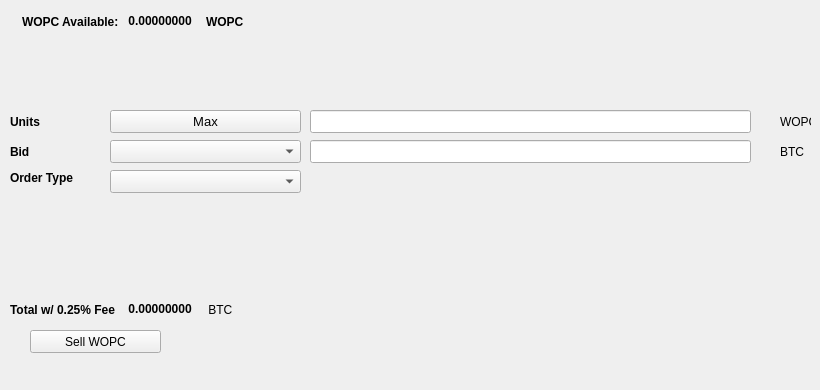
   <widget class="QWidget" name="SellTab">
    <attribute name="title">
     <string>Sell</string>
    </attribute>
    <widget class="QLabel" name="label_16">
     <property name="geometry">
      <rect>
       <x>780</x>
       <y>140</y>
       <width>31</width>
       <height>23</height>
      </rect>
     </property>
     <property name="text">
      <string>BTC</string>
     </property>
    </widget>
    <widget class="QComboBox" name="SellBidcomboBox">
     <property name="geometry">
      <rect>
       <x>110</x>
       <y>140</y>
       <width>191</width>
       <height>23</height>
      </rect>
     </property>
     <property name="font">
      <font>
       <pointsize>10</pointsize>
      </font>
     </property>
    </widget>
    <widget class="QLabel" name="label_18">
     <property name="geometry">
      <rect>
       <x>10</x>
       <y>110</y>
       <width>46</width>
       <height>23</height>
      </rect>
     </property>
     <property name="font">
      <font>
       <weight>75</weight>
       <bold>true</bold>
      </font>
     </property>
     <property name="text">
      <string>Units</string>
     </property>
    </widget>
    <widget class="QPushButton" name="Sell_Max_Amount">
     <property name="geometry">
      <rect>
       <x>110</x>
       <y>110</y>
       <width>191</width>
       <height>23</height>
      </rect>
     </property>
     <property name="font">
      <font>
       <pointsize>10</pointsize>
      </font>
     </property>
     <property name="text">
      <string>Max</string>
     </property>
    </widget>
    <widget class="QLabel" name="label_20">
     <property name="geometry">
      <rect>
       <x>10</x>
       <y>170</y>
       <width>91</width>
       <height>16</height>
      </rect>
     </property>
     <property name="font">
      <font>
       <weight>75</weight>
       <bold>true</bold>
      </font>
     </property>
     <property name="text">
      <string>Order Type</string>
     </property>
    </widget>
    <widget class="QComboBox" name="SellOrdertypeCombo">
     <property name="geometry">
      <rect>
       <x>110</x>
       <y>170</y>
       <width>191</width>
       <height>23</height>
      </rect>
     </property>
     <property name="font">
      <font>
       <pointsize>10</pointsize>
      </font>
     </property>
    </widget>
    <widget class="QLabel" name="label_21">
     <property name="geometry">
      <rect>
       <x>10</x>
       <y>140</y>
       <width>46</width>
       <height>23</height>
      </rect>
     </property>
     <property name="font">
      <font>
       <weight>75</weight>
       <bold>true</bold>
      </font>
     </property>
     <property name="text">
      <string>Bid</string>
     </property>
    </widget>
    <widget class="QLabel" name="label_22">
     <property name="geometry">
      <rect>
       <x>780</x>
       <y>110</y>
       <width>31</width>
       <height>23</height>
      </rect>
     </property>
     <property name="text">
      <string>WOPC</string>
     </property>
    </widget>
    <widget class="QLineEdit" name="UnitsInputWOPC">
     <property name="geometry">
      <rect>
       <x>310</x>
       <y>110</y>
       <width>441</width>
       <height>23</height>
      </rect>
     </property>
     <property name="font">
      <font>
       <pointsize>9</pointsize>
       <weight>75</weight>
       <bold>true</bold>
      </font>
     </property>
    </widget>
    <widget class="QLineEdit" name="SellBidPriceEdit">
     <property name="geometry">
      <rect>
       <x>310</x>
       <y>140</y>
       <width>441</width>
       <height>23</height>
      </rect>
     </property>
     <property name="font">
      <font>
       <pointsize>9</pointsize>
       <weight>75</weight>
       <bold>true</bold>
      </font>
     </property>
    </widget>
    <widget class="QPushButton" name="SellWOPCBTN">
     <property name="geometry">
      <rect>
       <x>30</x>
       <y>330</y>
       <width>131</width>
       <height>23</height>
      </rect>
     </property>
     <property name="text">
      <string>Sell WOPC</string>
     </property>
     <property name="icon">
      <iconset resource="../workplacecoin">
       <normaloff>:/icons/bitcoin</normaloff>:/icons/bitcoin</iconset>
     </property>
    </widget>
    <widget class="QWidget" name="layoutWidget3">
     <property name="geometry">
      <rect>
       <x>22</x>
       <y>12</y>
       <width>258</width>
       <height>19</height>
      </rect>
     </property>
     <layout class="QHBoxLayout" name="horizontalLayout">
      <item>
       <widget class="QLabel" name="label232_2">
        <property name="font">
         <font>
          <weight>75</weight>
          <bold>true</bold>
         </font>
        </property>
        <property name="text">
         <string>WOPC Available:</string>
        </property>
       </widget>
      </item>
      <item>
       <widget class="QLabel" name="WOPCAvailableLabel">
        <property name="palette">
         <palette>
          <active>
           <colorrole role="WindowText">
            <brush brushstyle="SolidPattern">
             <color alpha="255">
              <red>0</red>
              <green>0</green>
              <blue>0</blue>
             </color>
            </brush>
           </colorrole>
           <colorrole role="Button">
            <brush brushstyle="SolidPattern">
             <color alpha="255">
              <red>0</red>
              <green>170</green>
              <blue>0</blue>
             </color>
            </brush>
           </colorrole>
           <colorrole role="Light">
            <brush brushstyle="SolidPattern">
             <color alpha="255">
              <red>0</red>
              <green>255</green>
              <blue>0</blue>
             </color>
            </brush>
           </colorrole>
           <colorrole role="Midlight">
            <brush brushstyle="SolidPattern">
             <color alpha="255">
              <red>0</red>
              <green>212</green>
              <blue>0</blue>
             </color>
            </brush>
           </colorrole>
           <colorrole role="Dark">
            <brush brushstyle="SolidPattern">
             <color alpha="255">
              <red>0</red>
              <green>85</green>
              <blue>0</blue>
             </color>
            </brush>
           </colorrole>
           <colorrole role="Mid">
            <brush brushstyle="SolidPattern">
             <color alpha="255">
              <red>0</red>
              <green>113</green>
              <blue>0</blue>
             </color>
            </brush>
           </colorrole>
           <colorrole role="Text">
            <brush brushstyle="SolidPattern">
             <color alpha="255">
              <red>0</red>
              <green>170</green>
              <blue>0</blue>
             </color>
            </brush>
           </colorrole>
           <colorrole role="BrightText">
            <brush brushstyle="SolidPattern">
             <color alpha="255">
              <red>255</red>
              <green>255</green>
              <blue>255</blue>
             </color>
            </brush>
           </colorrole>
           <colorrole role="ButtonText">
            <brush brushstyle="SolidPattern">
             <color alpha="255">
              <red>0</red>
              <green>0</green>
              <blue>0</blue>
             </color>
            </brush>
           </colorrole>
           <colorrole role="Base">
            <brush brushstyle="SolidPattern">
             <color alpha="255">
              <red>255</red>
              <green>255</green>
              <blue>255</blue>
             </color>
            </brush>
           </colorrole>
           <colorrole role="Window">
            <brush brushstyle="SolidPattern">
             <color alpha="255">
              <red>0</red>
              <green>170</green>
              <blue>0</blue>
             </color>
            </brush>
           </colorrole>
           <colorrole role="Shadow">
            <brush brushstyle="SolidPattern">
             <color alpha="255">
              <red>0</red>
              <green>0</green>
              <blue>0</blue>
             </color>
            </brush>
           </colorrole>
           <colorrole role="AlternateBase">
            <brush brushstyle="SolidPattern">
             <color alpha="255">
              <red>127</red>
              <green>212</green>
              <blue>127</blue>
             </color>
            </brush>
           </colorrole>
           <colorrole role="ToolTipBase">
            <brush brushstyle="SolidPattern">
             <color alpha="255">
              <red>255</red>
              <green>255</green>
              <blue>220</blue>
             </color>
            </brush>
           </colorrole>
           <colorrole role="ToolTipText">
            <brush brushstyle="SolidPattern">
             <color alpha="255">
              <red>0</red>
              <green>0</green>
              <blue>0</blue>
             </color>
            </brush>
           </colorrole>
          </active>
          <inactive>
           <colorrole role="WindowText">
            <brush brushstyle="SolidPattern">
             <color alpha="255">
              <red>0</red>
              <green>0</green>
              <blue>0</blue>
             </color>
            </brush>
           </colorrole>
           <colorrole role="Button">
            <brush brushstyle="SolidPattern">
             <color alpha="255">
              <red>0</red>
              <green>170</green>
              <blue>0</blue>
             </color>
            </brush>
           </colorrole>
           <colorrole role="Light">
            <brush brushstyle="SolidPattern">
             <color alpha="255">
              <red>0</red>
              <green>255</green>
              <blue>0</blue>
             </color>
            </brush>
           </colorrole>
           <colorrole role="Midlight">
            <brush brushstyle="SolidPattern">
             <color alpha="255">
              <red>0</red>
              <green>212</green>
              <blue>0</blue>
             </color>
            </brush>
           </colorrole>
           <colorrole role="Dark">
            <brush brushstyle="SolidPattern">
             <color alpha="255">
              <red>0</red>
              <green>85</green>
              <blue>0</blue>
             </color>
            </brush>
           </colorrole>
           <colorrole role="Mid">
            <brush brushstyle="SolidPattern">
             <color alpha="255">
              <red>0</red>
              <green>113</green>
              <blue>0</blue>
             </color>
            </brush>
           </colorrole>
           <colorrole role="Text">
            <brush brushstyle="SolidPattern">
             <color alpha="255">
              <red>0</red>
              <green>170</green>
              <blue>0</blue>
             </color>
            </brush>
           </colorrole>
           <colorrole role="BrightText">
            <brush brushstyle="SolidPattern">
             <color alpha="255">
              <red>255</red>
              <green>255</green>
              <blue>255</blue>
             </color>
            </brush>
           </colorrole>
           <colorrole role="ButtonText">
            <brush brushstyle="SolidPattern">
             <color alpha="255">
              <red>0</red>
              <green>0</green>
              <blue>0</blue>
             </color>
            </brush>
           </colorrole>
           <colorrole role="Base">
            <brush brushstyle="SolidPattern">
             <color alpha="255">
              <red>255</red>
              <green>255</green>
              <blue>255</blue>
             </color>
            </brush>
           </colorrole>
           <colorrole role="Window">
            <brush brushstyle="SolidPattern">
             <color alpha="255">
              <red>0</red>
              <green>170</green>
              <blue>0</blue>
             </color>
            </brush>
           </colorrole>
           <colorrole role="Shadow">
            <brush brushstyle="SolidPattern">
             <color alpha="255">
              <red>0</red>
              <green>0</green>
              <blue>0</blue>
             </color>
            </brush>
           </colorrole>
           <colorrole role="AlternateBase">
            <brush brushstyle="SolidPattern">
             <color alpha="255">
              <red>127</red>
              <green>212</green>
              <blue>127</blue>
             </color>
            </brush>
           </colorrole>
           <colorrole role="ToolTipBase">
            <brush brushstyle="SolidPattern">
             <color alpha="255">
              <red>255</red>
              <green>255</green>
              <blue>220</blue>
             </color>
            </brush>
           </colorrole>
           <colorrole role="ToolTipText">
            <brush brushstyle="SolidPattern">
             <color alpha="255">
              <red>0</red>
              <green>0</green>
              <blue>0</blue>
             </color>
            </brush>
           </colorrole>
          </inactive>
          <disabled>
           <colorrole role="WindowText">
            <brush brushstyle="SolidPattern">
             <color alpha="255">
              <red>0</red>
              <green>85</green>
              <blue>0</blue>
             </color>
            </brush>
           </colorrole>
           <colorrole role="Button">
            <brush brushstyle="SolidPattern">
             <color alpha="255">
              <red>0</red>
              <green>170</green>
              <blue>0</blue>
             </color>
            </brush>
           </colorrole>
           <colorrole role="Light">
            <brush brushstyle="SolidPattern">
             <color alpha="255">
              <red>0</red>
              <green>255</green>
              <blue>0</blue>
             </color>
            </brush>
           </colorrole>
           <colorrole role="Midlight">
            <brush brushstyle="SolidPattern">
             <color alpha="255">
              <red>0</red>
              <green>212</green>
              <blue>0</blue>
             </color>
            </brush>
           </colorrole>
           <colorrole role="Dark">
            <brush brushstyle="SolidPattern">
             <color alpha="255">
              <red>0</red>
              <green>85</green>
              <blue>0</blue>
             </color>
            </brush>
           </colorrole>
           <colorrole role="Mid">
            <brush brushstyle="SolidPattern">
             <color alpha="255">
              <red>0</red>
              <green>113</green>
              <blue>0</blue>
             </color>
            </brush>
           </colorrole>
           <colorrole role="Text">
            <brush brushstyle="SolidPattern">
             <color alpha="255">
              <red>0</red>
              <green>85</green>
              <blue>0</blue>
             </color>
            </brush>
           </colorrole>
           <colorrole role="BrightText">
            <brush brushstyle="SolidPattern">
             <color alpha="255">
              <red>255</red>
              <green>255</green>
              <blue>255</blue>
             </color>
            </brush>
           </colorrole>
           <colorrole role="ButtonText">
            <brush brushstyle="SolidPattern">
             <color alpha="255">
              <red>0</red>
              <green>85</green>
              <blue>0</blue>
             </color>
            </brush>
           </colorrole>
           <colorrole role="Base">
            <brush brushstyle="SolidPattern">
             <color alpha="255">
              <red>0</red>
              <green>170</green>
              <blue>0</blue>
             </color>
            </brush>
           </colorrole>
           <colorrole role="Window">
            <brush brushstyle="SolidPattern">
             <color alpha="255">
              <red>0</red>
              <green>170</green>
              <blue>0</blue>
             </color>
            </brush>
           </colorrole>
           <colorrole role="Shadow">
            <brush brushstyle="SolidPattern">
             <color alpha="255">
              <red>0</red>
              <green>0</green>
              <blue>0</blue>
             </color>
            </brush>
           </colorrole>
           <colorrole role="AlternateBase">
            <brush brushstyle="SolidPattern">
             <color alpha="255">
              <red>0</red>
              <green>170</green>
              <blue>0</blue>
             </color>
            </brush>
           </colorrole>
           <colorrole role="ToolTipBase">
            <brush brushstyle="SolidPattern">
             <color alpha="255">
              <red>255</red>
              <green>255</green>
              <blue>220</blue>
             </color>
            </brush>
           </colorrole>
           <colorrole role="ToolTipText">
            <brush brushstyle="SolidPattern">
             <color alpha="255">
              <red>0</red>
              <green>0</green>
              <blue>0</blue>
             </color>
            </brush>
           </colorrole>
          </disabled>
         </palette>
        </property>
        <property name="font">
         <font>
          <weight>75</weight>
          <bold>true</bold>
         </font>
        </property>
        <property name="text">
         <string> 0.00000000 </string>
        </property>
        <property name="textInteractionFlags">
         <set>Qt::LinksAccessibleByMouse|Qt::TextSelectableByKeyboard|Qt::TextSelectableByMouse</set>
        </property>
       </widget>
      </item>
      <item>
       <widget class="QLabel" name="labelWOPC">
        <property name="font">
         <font>
          <weight>75</weight>
          <bold>true</bold>
         </font>
        </property>
        <property name="text">
         <string>WOPC</string>
        </property>
       </widget>
      </item>
     </layout>
    </widget>
    <widget class="QWidget" name="layoutWidget">
     <property name="geometry">
      <rect>
       <x>10</x>
       <y>300</y>
       <width>268</width>
       <height>19</height>
      </rect>
     </property>
     <layout class="QHBoxLayout" name="horizontalLayout_2">
      <item>
       <widget class="QLabel" name="label_19">
        <property name="font">
         <font>
          <weight>75</weight>
          <bold>true</bold>
         </font>
        </property>
        <property name="text">
         <string>Total w/ 0.25% Fee </string>
        </property>
       </widget>
      </item>
      <item>
       <widget class="QLabel" name="SellCostLabel">
        <property name="palette">
         <palette>
          <active>
           <colorrole role="WindowText">
            <brush brushstyle="SolidPattern">
             <color alpha="255">
              <red>0</red>
              <green>0</green>
              <blue>0</blue>
             </color>
            </brush>
           </colorrole>
           <colorrole role="Button">
            <brush brushstyle="SolidPattern">
             <color alpha="255">
              <red>0</red>
              <green>170</green>
              <blue>0</blue>
             </color>
            </brush>
           </colorrole>
           <colorrole role="Light">
            <brush brushstyle="SolidPattern">
             <color alpha="255">
              <red>0</red>
              <green>255</green>
              <blue>0</blue>
             </color>
            </brush>
           </colorrole>
           <colorrole role="Midlight">
            <brush brushstyle="SolidPattern">
             <color alpha="255">
              <red>0</red>
              <green>212</green>
              <blue>0</blue>
             </color>
            </brush>
           </colorrole>
           <colorrole role="Dark">
            <brush brushstyle="SolidPattern">
             <color alpha="255">
              <red>0</red>
              <green>85</green>
              <blue>0</blue>
             </color>
            </brush>
           </colorrole>
           <colorrole role="Mid">
            <brush brushstyle="SolidPattern">
             <color alpha="255">
              <red>0</red>
              <green>113</green>
              <blue>0</blue>
             </color>
            </brush>
           </colorrole>
           <colorrole role="Text">
            <brush brushstyle="SolidPattern">
             <color alpha="255">
              <red>0</red>
              <green>170</green>
              <blue>0</blue>
             </color>
            </brush>
           </colorrole>
           <colorrole role="BrightText">
            <brush brushstyle="SolidPattern">
             <color alpha="255">
              <red>255</red>
              <green>255</green>
              <blue>255</blue>
             </color>
            </brush>
           </colorrole>
           <colorrole role="ButtonText">
            <brush brushstyle="SolidPattern">
             <color alpha="255">
              <red>0</red>
              <green>0</green>
              <blue>0</blue>
             </color>
            </brush>
           </colorrole>
           <colorrole role="Base">
            <brush brushstyle="SolidPattern">
             <color alpha="255">
              <red>255</red>
              <green>255</green>
              <blue>255</blue>
             </color>
            </brush>
           </colorrole>
           <colorrole role="Window">
            <brush brushstyle="SolidPattern">
             <color alpha="255">
              <red>0</red>
              <green>170</green>
              <blue>0</blue>
             </color>
            </brush>
           </colorrole>
           <colorrole role="Shadow">
            <brush brushstyle="SolidPattern">
             <color alpha="255">
              <red>0</red>
              <green>0</green>
              <blue>0</blue>
             </color>
            </brush>
           </colorrole>
           <colorrole role="AlternateBase">
            <brush brushstyle="SolidPattern">
             <color alpha="255">
              <red>127</red>
              <green>212</green>
              <blue>127</blue>
             </color>
            </brush>
           </colorrole>
           <colorrole role="ToolTipBase">
            <brush brushstyle="SolidPattern">
             <color alpha="255">
              <red>255</red>
              <green>255</green>
              <blue>220</blue>
             </color>
            </brush>
           </colorrole>
           <colorrole role="ToolTipText">
            <brush brushstyle="SolidPattern">
             <color alpha="255">
              <red>0</red>
              <green>0</green>
              <blue>0</blue>
             </color>
            </brush>
           </colorrole>
          </active>
          <inactive>
           <colorrole role="WindowText">
            <brush brushstyle="SolidPattern">
             <color alpha="255">
              <red>0</red>
              <green>0</green>
              <blue>0</blue>
             </color>
            </brush>
           </colorrole>
           <colorrole role="Button">
            <brush brushstyle="SolidPattern">
             <color alpha="255">
              <red>0</red>
              <green>170</green>
              <blue>0</blue>
             </color>
            </brush>
           </colorrole>
           <colorrole role="Light">
            <brush brushstyle="SolidPattern">
             <color alpha="255">
              <red>0</red>
              <green>255</green>
              <blue>0</blue>
             </color>
            </brush>
           </colorrole>
           <colorrole role="Midlight">
            <brush brushstyle="SolidPattern">
             <color alpha="255">
              <red>0</red>
              <green>212</green>
              <blue>0</blue>
             </color>
            </brush>
           </colorrole>
           <colorrole role="Dark">
            <brush brushstyle="SolidPattern">
             <color alpha="255">
              <red>0</red>
              <green>85</green>
              <blue>0</blue>
             </color>
            </brush>
           </colorrole>
           <colorrole role="Mid">
            <brush brushstyle="SolidPattern">
             <color alpha="255">
              <red>0</red>
              <green>113</green>
              <blue>0</blue>
             </color>
            </brush>
           </colorrole>
           <colorrole role="Text">
            <brush brushstyle="SolidPattern">
             <color alpha="255">
              <red>0</red>
              <green>170</green>
              <blue>0</blue>
             </color>
            </brush>
           </colorrole>
           <colorrole role="BrightText">
            <brush brushstyle="SolidPattern">
             <color alpha="255">
              <red>255</red>
              <green>255</green>
              <blue>255</blue>
             </color>
            </brush>
           </colorrole>
           <colorrole role="ButtonText">
            <brush brushstyle="SolidPattern">
             <color alpha="255">
              <red>0</red>
              <green>0</green>
              <blue>0</blue>
             </color>
            </brush>
           </colorrole>
           <colorrole role="Base">
            <brush brushstyle="SolidPattern">
             <color alpha="255">
              <red>255</red>
              <green>255</green>
              <blue>255</blue>
             </color>
            </brush>
           </colorrole>
           <colorrole role="Window">
            <brush brushstyle="SolidPattern">
             <color alpha="255">
              <red>0</red>
              <green>170</green>
              <blue>0</blue>
             </color>
            </brush>
           </colorrole>
           <colorrole role="Shadow">
            <brush brushstyle="SolidPattern">
             <color alpha="255">
              <red>0</red>
              <green>0</green>
              <blue>0</blue>
             </color>
            </brush>
           </colorrole>
           <colorrole role="AlternateBase">
            <brush brushstyle="SolidPattern">
             <color alpha="255">
              <red>127</red>
              <green>212</green>
              <blue>127</blue>
             </color>
            </brush>
           </colorrole>
           <colorrole role="ToolTipBase">
            <brush brushstyle="SolidPattern">
             <color alpha="255">
              <red>255</red>
              <green>255</green>
              <blue>220</blue>
             </color>
            </brush>
           </colorrole>
           <colorrole role="ToolTipText">
            <brush brushstyle="SolidPattern">
             <color alpha="255">
              <red>0</red>
              <green>0</green>
              <blue>0</blue>
             </color>
            </brush>
           </colorrole>
          </inactive>
          <disabled>
           <colorrole role="WindowText">
            <brush brushstyle="SolidPattern">
             <color alpha="255">
              <red>0</red>
              <green>85</green>
              <blue>0</blue>
             </color>
            </brush>
           </colorrole>
           <colorrole role="Button">
            <brush brushstyle="SolidPattern">
             <color alpha="255">
              <red>0</red>
              <green>170</green>
              <blue>0</blue>
             </color>
            </brush>
           </colorrole>
           <colorrole role="Light">
            <brush brushstyle="SolidPattern">
             <color alpha="255">
              <red>0</red>
              <green>255</green>
              <blue>0</blue>
             </color>
            </brush>
           </colorrole>
           <colorrole role="Midlight">
            <brush brushstyle="SolidPattern">
             <color alpha="255">
              <red>0</red>
              <green>212</green>
              <blue>0</blue>
             </color>
            </brush>
           </colorrole>
           <colorrole role="Dark">
            <brush brushstyle="SolidPattern">
             <color alpha="255">
              <red>0</red>
              <green>85</green>
              <blue>0</blue>
             </color>
            </brush>
           </colorrole>
           <colorrole role="Mid">
            <brush brushstyle="SolidPattern">
             <color alpha="255">
              <red>0</red>
              <green>113</green>
              <blue>0</blue>
             </color>
            </brush>
           </colorrole>
           <colorrole role="Text">
            <brush brushstyle="SolidPattern">
             <color alpha="255">
              <red>0</red>
              <green>85</green>
              <blue>0</blue>
             </color>
            </brush>
           </colorrole>
           <colorrole role="BrightText">
            <brush brushstyle="SolidPattern">
             <color alpha="255">
              <red>255</red>
              <green>255</green>
              <blue>255</blue>
             </color>
            </brush>
           </colorrole>
           <colorrole role="ButtonText">
            <brush brushstyle="SolidPattern">
             <color alpha="255">
              <red>0</red>
              <green>85</green>
              <blue>0</blue>
             </color>
            </brush>
           </colorrole>
           <colorrole role="Base">
            <brush brushstyle="SolidPattern">
             <color alpha="255">
              <red>0</red>
              <green>170</green>
              <blue>0</blue>
             </color>
            </brush>
           </colorrole>
           <colorrole role="Window">
            <brush brushstyle="SolidPattern">
             <color alpha="255">
              <red>0</red>
              <green>170</green>
              <blue>0</blue>
             </color>
            </brush>
           </colorrole>
           <colorrole role="Shadow">
            <brush brushstyle="SolidPattern">
             <color alpha="255">
              <red>0</red>
              <green>0</green>
              <blue>0</blue>
             </color>
            </brush>
           </colorrole>
           <colorrole role="AlternateBase">
            <brush brushstyle="SolidPattern">
             <color alpha="255">
              <red>0</red>
              <green>170</green>
              <blue>0</blue>
             </color>
            </brush>
           </colorrole>
           <colorrole role="ToolTipBase">
            <brush brushstyle="SolidPattern">
             <color alpha="255">
              <red>255</red>
              <green>255</green>
              <blue>220</blue>
             </color>
            </brush>
           </colorrole>
           <colorrole role="ToolTipText">
            <brush brushstyle="SolidPattern">
             <color alpha="255">
              <red>0</red>
              <green>0</green>
              <blue>0</blue>
             </color>
            </brush>
           </colorrole>
          </disabled>
         </palette>
        </property>
        <property name="font">
         <font>
          <weight>75</weight>
          <bold>true</bold>
         </font>
        </property>
        <property name="autoFillBackground">
         <bool>false</bool>
        </property>
        <property name="text">
         <string> 0.00000000</string>
        </property>
        <property name="textInteractionFlags">
         <set>Qt::LinksAccessibleByMouse|Qt::TextSelectableByMouse</set>
        </property>
       </widget>
      </item>
      <item>
       <widget class="QLabel" name="label_17">
        <property name="font">
         <font>
          <weight>50</weight>
          <bold>false</bold>
         </font>
        </property>
        <property name="text">
         <string> BTC</string>
        </property>
       </widget>
      </item>
     </layout>
    </widget>
    <widget class="QLabel" name="label_23">
     <property name="geometry">
      <rect>
       <x>460</x>
       <y>300</y>
       <width>281</width>
       <height>81</height>
      </rect>
     </property>
     <property name="text">
      <string/>
     </property>
     <property name="pixmap">
      <pixmap>:/images/bittrex</pixmap>
     </property>
    </widget>
   </widget>
